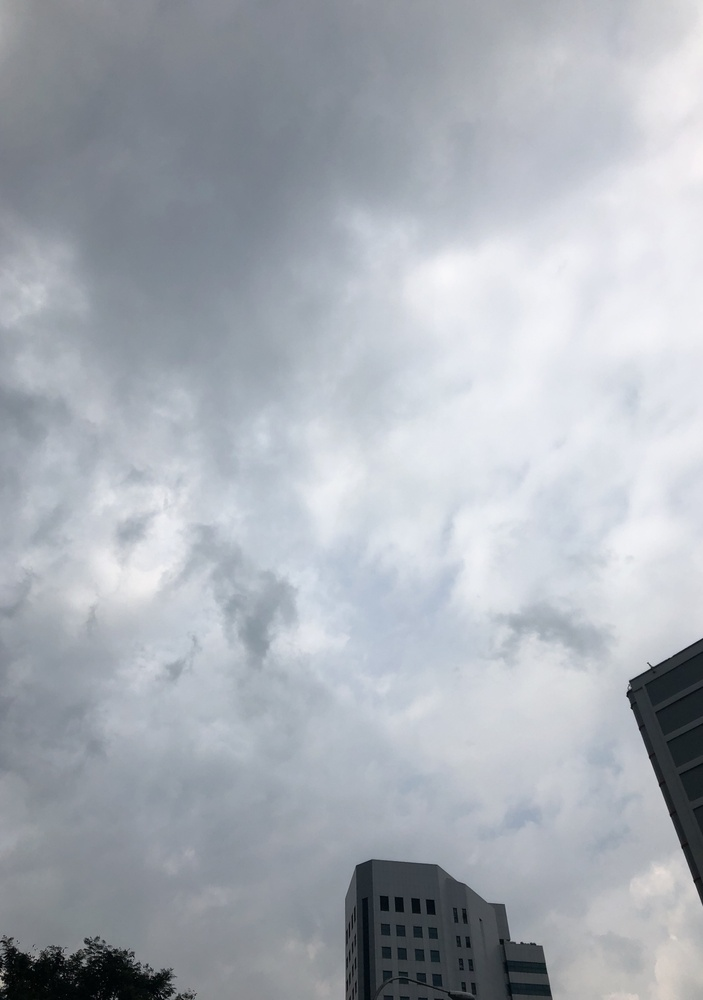
#> input picture images/img7.JPG, 703 x 1000 px, shrunk from 2836 x 4032 before the run
$ python -i cloudsegmentation.py   (imports and definitions only)   (older library calls are emulated)
#> lines starting #> are read from the running program, lines starting #| are printed output that depends on the picture; after the words box and inside, x2 and y2 are one past the last pixel; in counts of white or black regions, pixels touching at a corner belong together
'''
***************************************************************************************
*
*                   Yara Cloud Segmentation
*
*
*  Name : Idaly Ali
*
*  Designation : Data Scientist
*
*  Description : Cloud segmentation program for SkyWeather
*
*
***************************************************************************************

'''

########################

import numpy as np
import cv2 as cv


########################

class Cloud:

    def __init__(self, path):
        """

        :param path: PATH TO IMAGE
        """
        self.path = path

    def segmentation(self):
        """

        :return: RETURN % SEGMENTATION
        """
        '''Read image from directory'''
        self.img = cv.imread(self.path)
#> self.img is the input picture: shape (1000, 703, 3); mean B, G, R 182.3, 174.8, 169.4
        img_copy = self.img.copy()
        img = cv.medianBlur(self.img, 5)

        '''Convert to HSV and extract V'''
        imgHSV = cv.cvtColor(img_copy, cv.COLOR_BGR2HSV)
#> imgHSV: shape (1000, 703, 3); mean H, S, V 107.1, 21.5, 182.4
        imgV = imgHSV[2]
#> imgV = 703 rows, first 8: [96, 8, 164], [96, 8, 163], [96, 8, 162], [96, 8, 160], [110, 5, 160], [110, 5, 160], [110, 5, 160], [110, 5, 159]

        '''Apply Gaussian filter to remove noise'''
        imgGaussian = cv.GaussianBlur(img, (5, 5), 0)

        '''Apply Laplacian filter acute edges of the foreground'''

        # Create second-order kernel
        kernel = np.array([[1, 1, 1], [1, -8, 1], [1, 1, 1]], dtype=np.float32)
        imgLaplace = cv.filter2D(imgGaussian, cv.CV_32F, kernel)
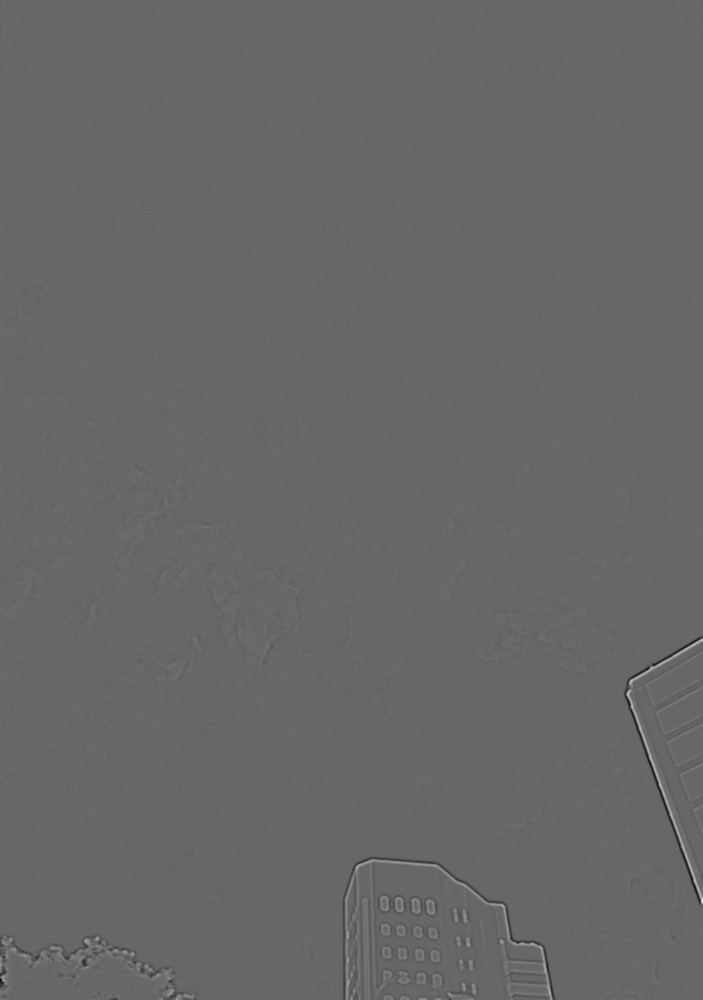
#> imgLaplace: shape (1000, 703, 3) float32; mean B, G, R 0, 0, 0; drawn with min black and max white
        sharpen = np.float32(img)
        result = sharpen - imgLaplace
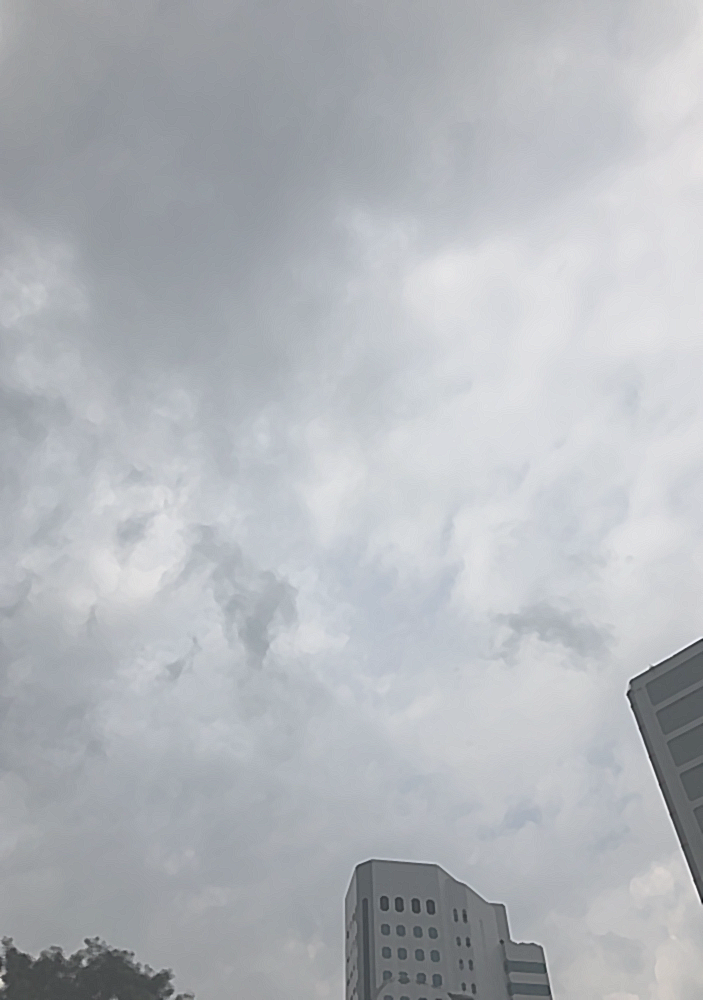
#> result: shape (1000, 703, 3) float32; mean B, G, R 182.3, 174.8, 169.4; drawn with min black and max white

        # Convert to 8-bit grayscale
        result = np.clip(result, 0, 255)
        result = result.astype('uint8')

        # Convert to 8-bit grayscale
        imgLaplace = np.clip(imgLaplace, 0, 80)
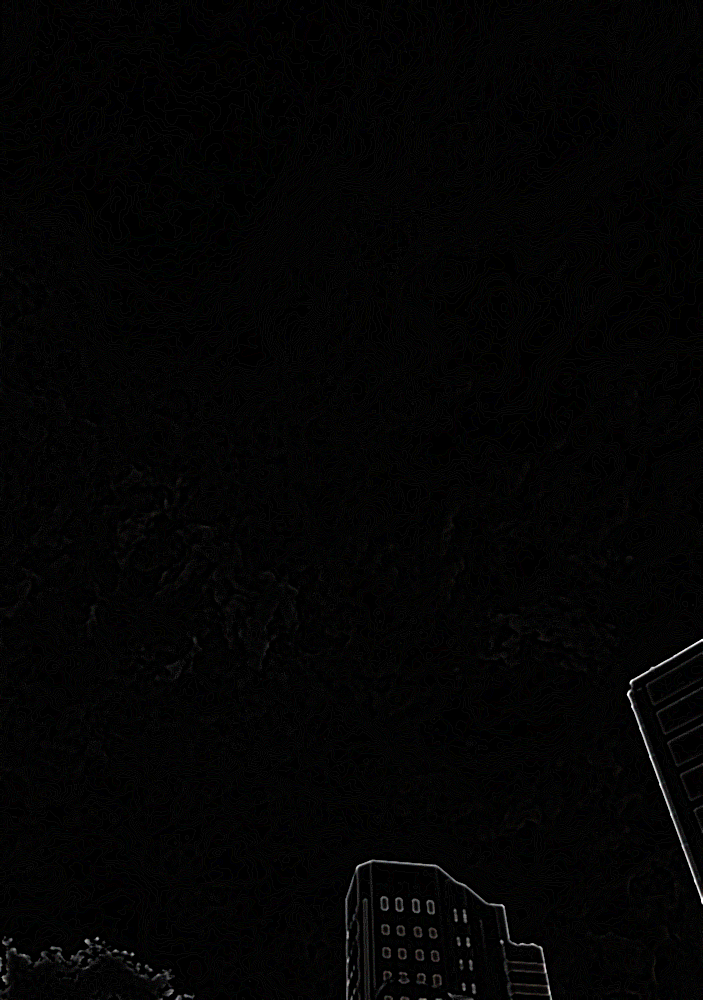
#> imgLaplace: shape (1000, 703, 3) float32; mean B, G, R 1.1, 1.1, 1.2; drawn with min black and max white
        imgLaplace = imgLaplace.astype('uint8')

        self.gray = cv.cvtColor(result, cv.COLOR_BGR2GRAY)

        # ret, thresh = cv.threshold(self.gray, 50, 255, cv.THRESH_BINARY + cv.THRESH_OTSU)

        thresh = cv.adaptiveThreshold(self.gray, 255, cv.ADAPTIVE_THRESH_MEAN_C, cv.THRESH_BINARY, 11, 2)
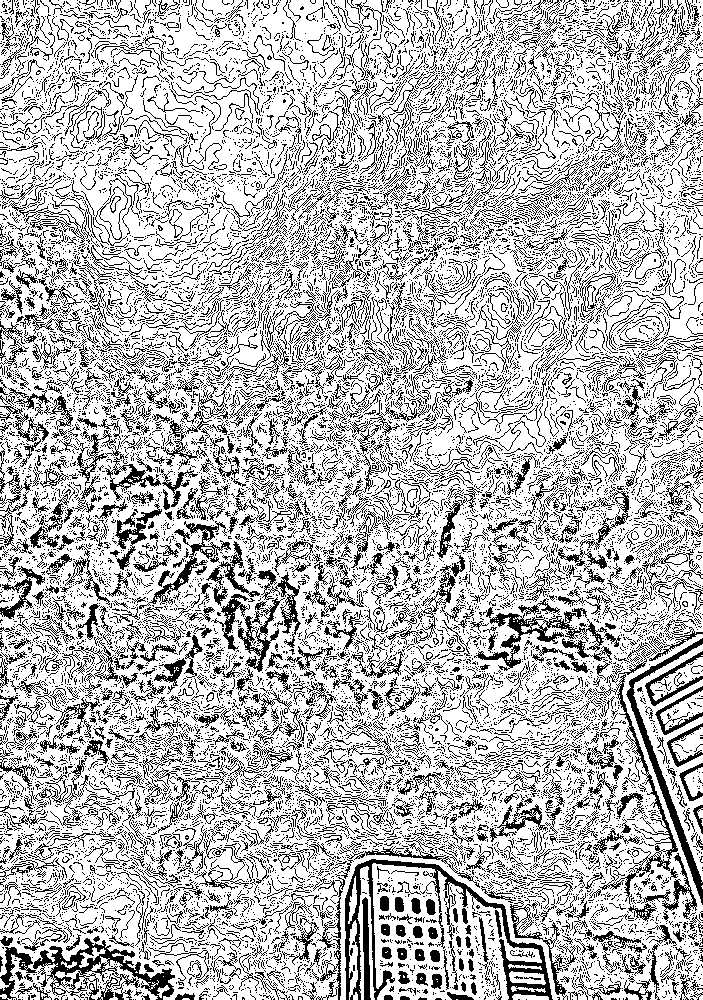
#> thresh: shape (1000, 703); 73.2% white; black in thin lines or dots

        return thresh

    def percent(self):
        """

        :return: RETURNS % OF CLOUD PERCIPITATION
        """
        thresh = self.segmentation()
        height, width = thresh.shape
        resolution = height * width
        white_pixels = cv.countNonZero(thresh)
        return white_pixels / float(resolution)

    def draw(self):
        """

        :return: POLYLINES FOR CLOUDS
        """
        thresh = self.segmentation()
        im2, contours, hierarchy = cv.findContours(thresh, cv.RETR_TREE, cv.CHAIN_APPROX_SIMPLE)
#> contours = 60096 contours
        vis = self.img.copy()
        cv.drawContours(vis, contours, -1, (0, 255, 0), 3)
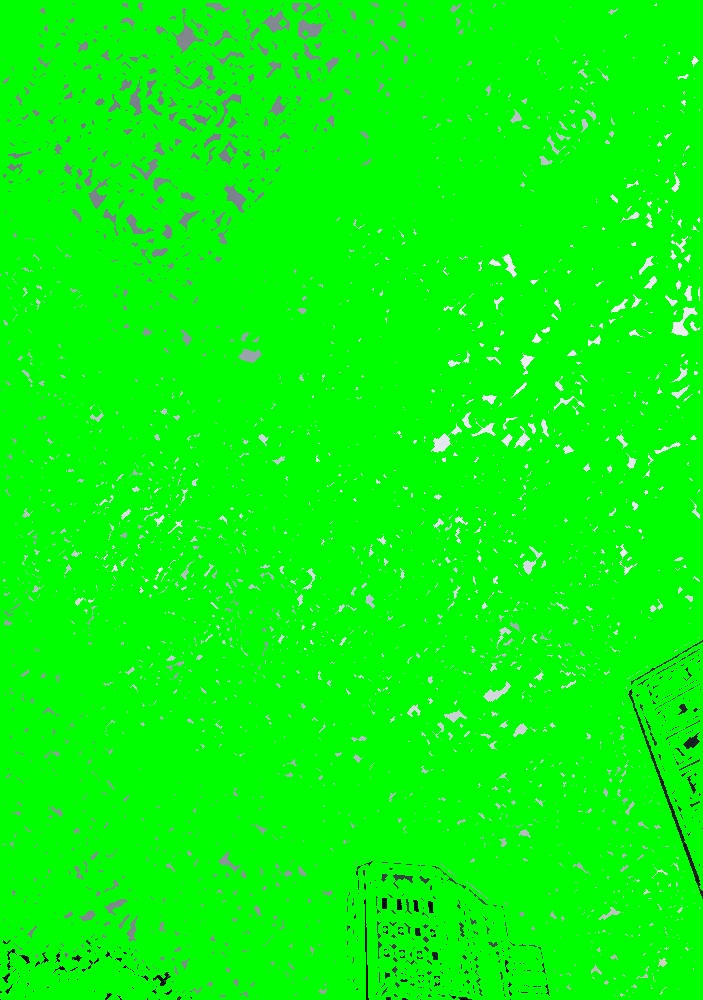
#> vis: shape (1000, 703, 3); mean B, G, R 8.4, 250.3, 7.8

        output = np.hstack(
            (self.img, cv.cvtColor(self.gray, cv.COLOR_GRAY2BGR), cv.cvtColor(thresh, cv.COLOR_GRAY2BGR), vis))
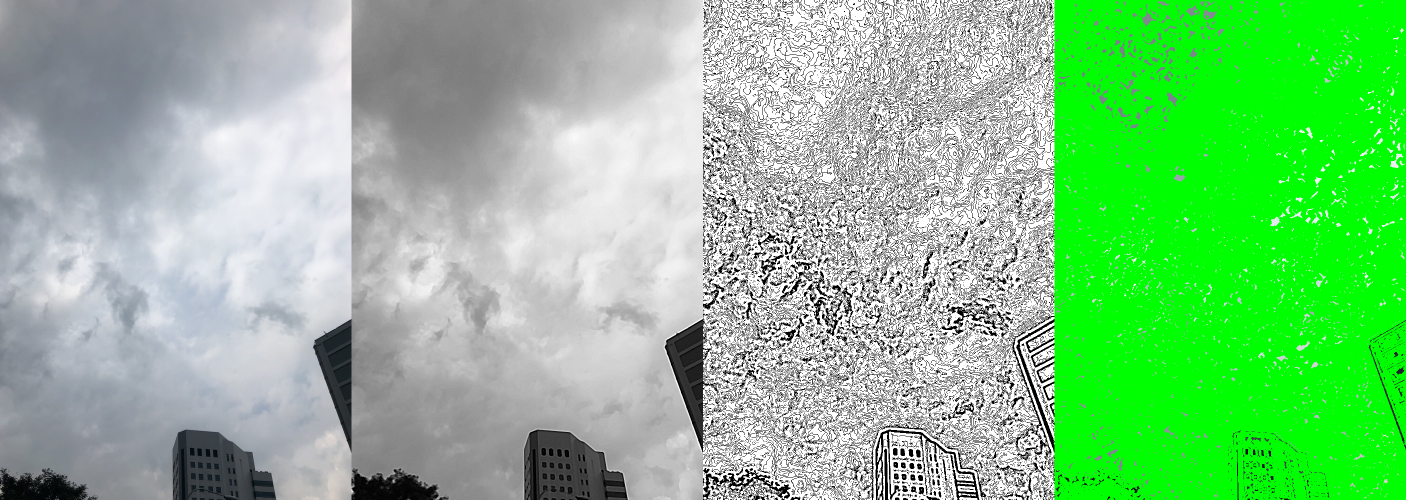
#> output: shape (1000, 2812, 3) (shown at 1/2 size); mean B, G, R 137.9, 196.4, 134.5
        # output = np.hstack((vis))
        cv.namedWindow(self.path, cv.WINDOW_NORMAL)
        cv.resizeWindow(self.path, 1000, 1000)
        cv.imshow(self.path, output)
        cv.waitKey(0)
        cv.destroyAllWindows()

>>> result = Cloud('images/img7.JPG').draw()

$ run again, on images/img_13.jpg
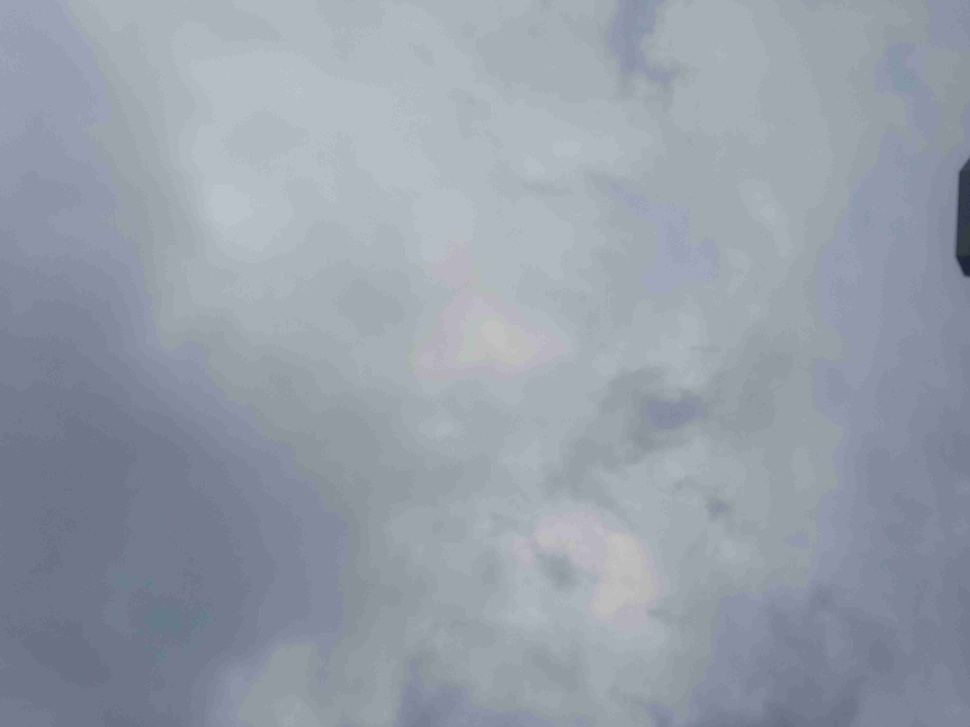
#> input picture images/img_13.jpg, 970 x 727 px, shrunk from 3984 x 2988 before the run
#> in segmentation, self.img is the input picture: shape (727, 970, 3); mean B, G, R 169.6, 158, 150
#> imgHSV: shape (727, 970, 3); mean H, S, V 106.2, 30.4, 169.6
#> imgV = 970 rows, first 8: [112, 36, 182], [112, 36, 182], [112, 36, 182], [112, 36, 182], [112, 36, 182], [112, 36, 182], [112, 36, 182], [112, 36, 182]
#> in segmentation, `thresh = cv.adaptiveThreshold(self.gray, 255, cv.ADAPTIVE_THRESH_MEAN_..`:
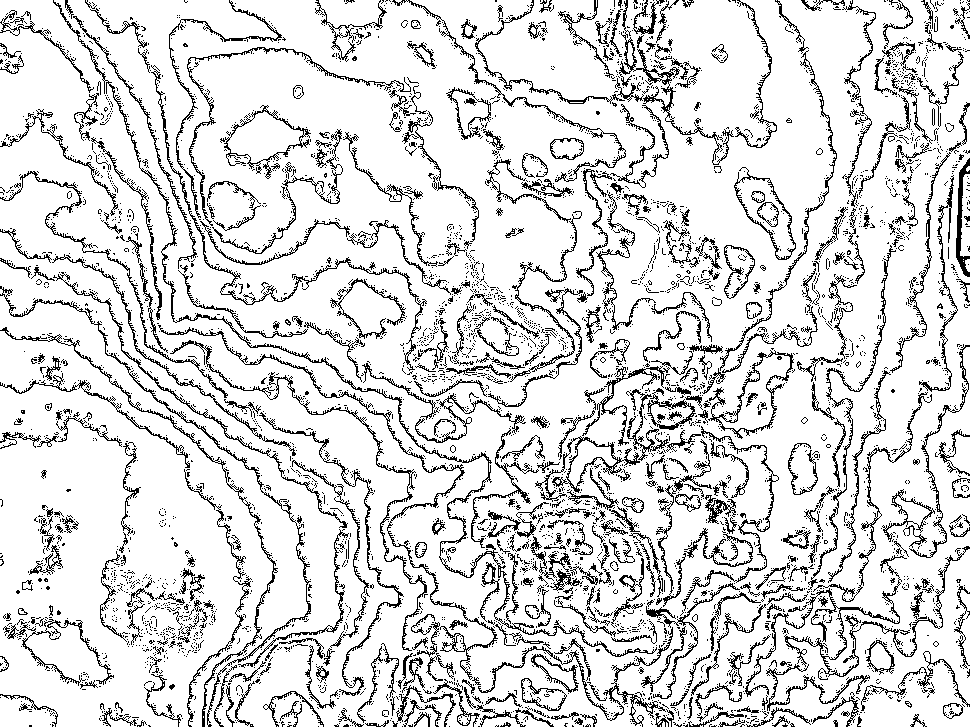
#> thresh: shape (727, 970); 85.6% white; black in thin lines or dots
#> contours = 14922 contours, 13657 with area under 20; largest, box (x1, y1, x2, y2) and area: (0, 0, 970, 727) 694056, (176, 312, 458, 462) 1192, (270, 692, 323, 727) 1009, (341, 476, 404, 687) 936, (92, 296, 271, 457) 830
#> in draw, `output = np.hstack( (self.img, cv.cvtColor(self.gray, cv.COLOR_GRAY2BG..`:
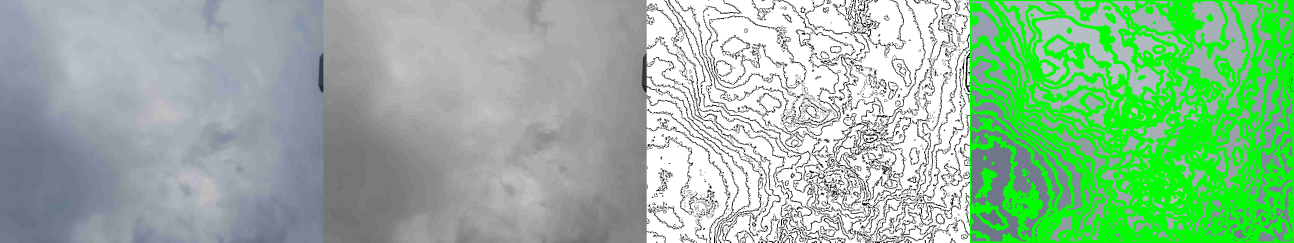
#> output: shape (727, 3880, 3) (shown at 1/3 size); mean B, G, R 155.6, 186, 148.4

$ run again, on images/img1.png
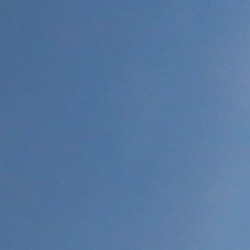
#> input picture images/img1.png, 125 x 125 px (shown 2 times larger)
#> in segmentation, self.img is the input picture: shape (125, 125, 3); mean B, G, R 159.3, 119.2, 85.8
#> imgHSV: shape (125, 125, 3); mean H, S, V 106.4, 118, 159.3
#> imgV = 125 rows, first 8: [107, 120, 144], [107, 122, 144], [106, 123, 145], [106, 123, 145], [106, 122, 146], [106, 123, 147], [106, 124, 146], [106, 126, 146]
#> in segmentation, `thresh = cv.adaptiveThreshold(self.gray, 255, cv.ADAPTIVE_THRESH_MEAN_..`:
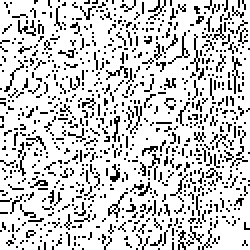
#> thresh: shape (125, 125) (shown 2 times larger); 80.6% white; black in thin lines or dots
#> contours = 1404 contours, 1397 with area under 20; largest, box (x1, y1, x2, y2) and area: (0, 0, 125, 125) 15172, (55, 57, 61, 72) 34, (70, 72, 80, 79) 25, (16, 89, 25, 94) 24, (54, 84, 61, 92) 24, (68, 90, 76, 99) 22, (90, 17, 94, 29) 21
#> in draw, `output = np.hstack( (self.img, cv.cvtColor(self.gray, cv.COLOR_GRAY2BG..`:
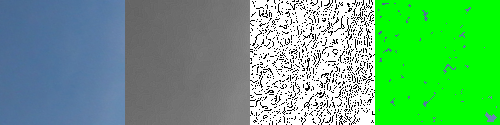
#> output: shape (125, 500, 3); mean B, G, R 120.6, 172.6, 101.8
